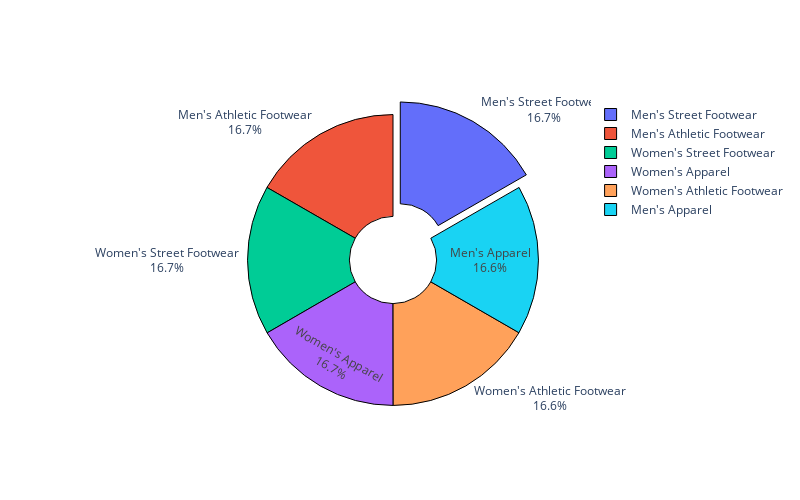

This figure's notebook cell:
### Code cell
# Crear la gráfica de pastel
fig = go.Figure(data=[go.Pie(labels=total_transactions_by_products.index, values=total_transactions_by_products, hole=.3)])

# Actualizar el layout para un efecto 3D
fig.update_traces(marker=dict(line=dict(color='#000000', width=1)),
                  textinfo='label+percent',
                  pull=[0.1, 0, 0, 0])  # Resaltar la primera sección

# Cambiar el tamaño de la figura (width: ancho, height: alto)
fig.update_layout(
    width=800,  # Cambia el valor según el tamaño deseado
    height=500  # Cambia el valor según el tamaño deseado
)

# Mostrar la gráfica
fig.show()

### Figure 1 — Plotly figure (JSON) as saved in the notebook; plotly's stock layout.template omitted (floating-point values rounded to 4 significant figures)
{"data": [{"hole": 0.3, "labels": ["Men's Street Footwear", "Men's Athletic Footwear", "Women's Street Footwear", "Women's Apparel", "Women's Athletic Footwear", "Men's Apparel"], "marker": {"line": {"color": "#000000", "width": 1}}, "pull": [0.1, 0, 0, 0], "textinfo": "label+percent", "type": "pie", "values": [1610, 1610, 1608, 1608, 1606, 1606]}], "layout": {"height": 500, "width": 800}}
